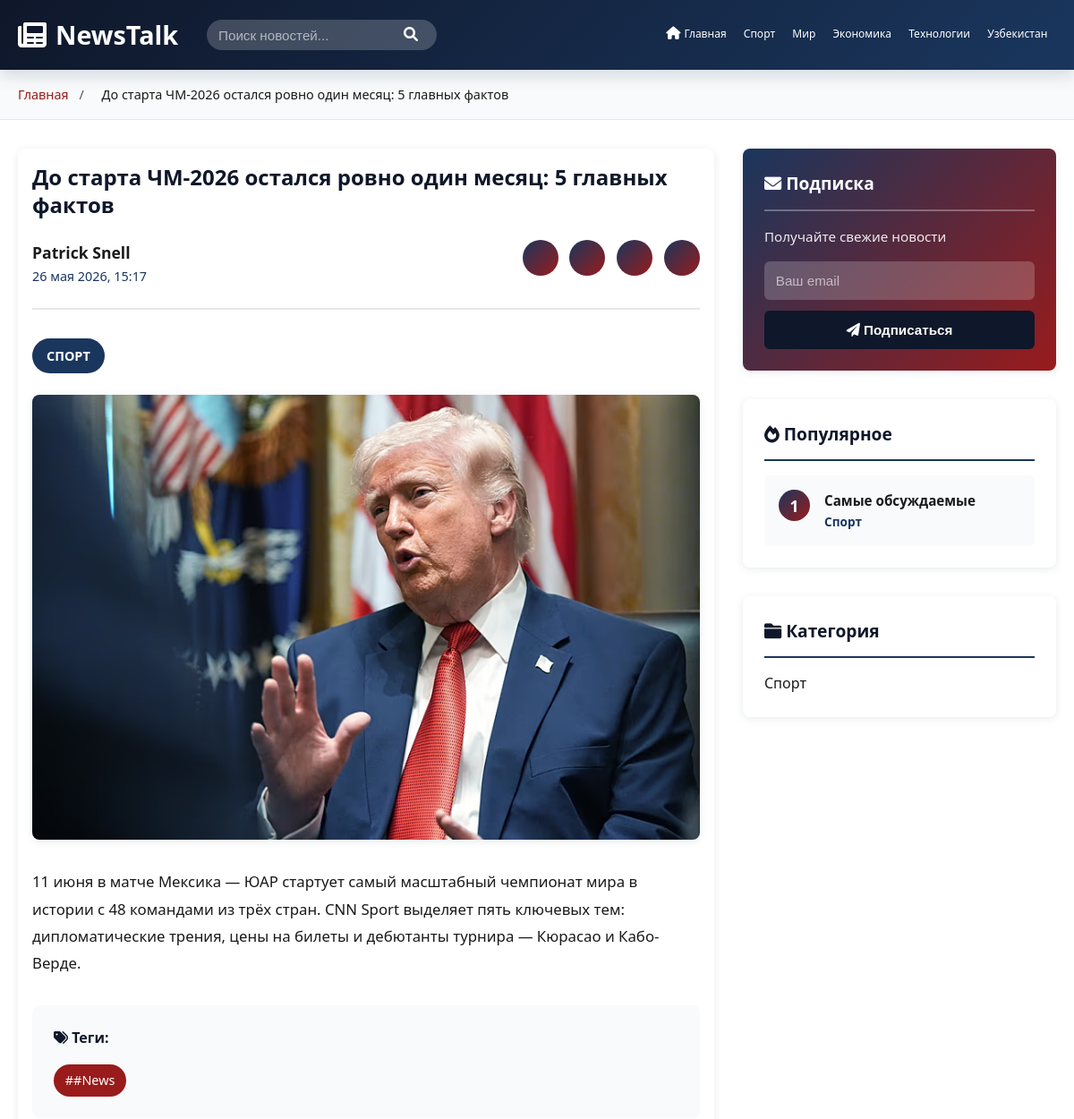
Before: /product/do-starta-chm-2026-ostalsia-rovno-odin-mesiats-5-glavnykh-faktov/ (upper part) with the older database file.
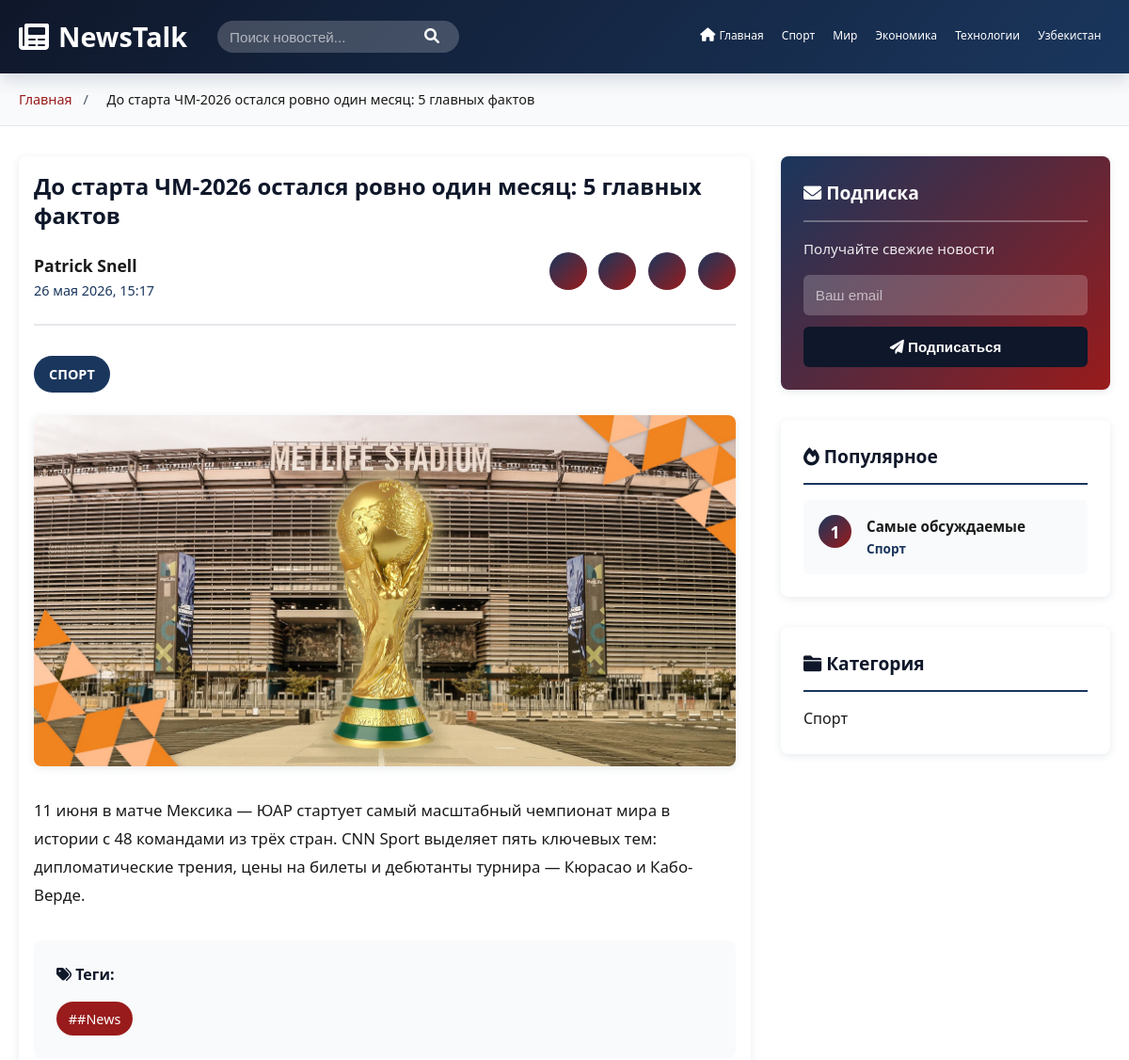
After: the same page with the newer database file.
### news_app/models.py (models this page shows, shortened)
class News(models.Model):
    title = models.CharField(max_length=200, verbose_name='Title')
    content = models.TextField()
    image = models.ImageField(null=True, blank=True)
    author = models.ForeignKey(Author, on_delete=models.SET_NULL, null=True)
    category = models.ForeignKey(Category, on_delete=models.CASCADE)
    tags = models.ManyToManyField(Tags)
    created_at = models.DateTimeField(default=timezone.now)
    is_published = models.BooleanField(default=True, verbose_name='Published')
    slug = models.SlugField(max_length=200, unique=True, blank=True, default='')
    class Meta:
        verbose_name = 'Новость'
        verbose_name_plural = 'Новости'
        permissions = [
            ('publish_news', 'Может публиковать новости'),
        ]

class Author(models.Model):
    name = models.CharField(max_length=100)
    surname = models.CharField(max_length=100,null=True, blank=True)
    bio = models.TextField()
    image = models.ImageField(null=True, blank=True)

class Category(models.Model):
    name = models.CharField(max_length=100)

### news_app/views.py (the view)
# urls.py: path('product/<slug:slug>/', views.product_detail, name='product_detail'),
def product_detail(request, slug):
    news = get_object_or_404(News, slug=slug)
    categories = Category.objects.all()
    return render(request, 'product_detail.html', {'news': news, 'categories': categories})

### templates/product_detail.html (shortened to what the changed rows need)
{% load static %}
<!DOCTYPE html>
<html lang="ru">
<head>
    <link rel="stylesheet" href="{% static 'css/main.css' %}">
    <link rel="stylesheet" href="https://cdnjs.cloudflare.com/ajax/libs/font-awesome/6.0.0/css/all.min.css">
</head>
<body>
    <div class="breadcrumb">
        <div class="container">
            <a href="/">Главная</a>
            <span>/</span>
            <span class="current">{{ news.title }}</span>
        </div>
    </div>
    <div class="container">
        <div class="article-container">
            <article class="article-detail">
                <h1 class="article-title">{{ news.title }}</h1>
                <div class="article-header">
                    <div class="author-info">
                        <div>
                            <p class="author-name-detail"> {{ news.author.name }} {{ news.author.surname }}</p>
                            <p class="article-date"> {{ news.created_at|date:"d E Y, H:i" }}</p>
                        </div>
                    </div>
                    <div class="share-buttons">
                    </div>
                </div>
                <div class="article-category">
                    <span class="badge">{{ news.category.name }}</span>
                </div>
                <div class="article-image">
                    {% if news.image %}
                    <img src="{{ news.image.url }}" alt="{{ news.title }}">
                    {% else %}
                    <img src="{% static 'media/images.jfif' %}" alt="{{ news.title }}">
                    {% endif %}
                </div>
                <div class="article-content">
                    <p>{{ news.content }}</p>
                </div>
                {% if news.tags.all %}
                <div class="article-tags">
                    <h4><i class="fas fa-tags"></i> Теги:</h4>
                    <div class="tags-list">
                    </div>
                </div>
                {% endif %}
            </article>
            <aside class="sidebar">
                <div class="sidebar-widget">
                    <div class="popular-items">
                        <div class="popular-item">
                            <div>
                                <h4>Самые обсуждаемые</h4>
                                <p class="popular-category">{{ news.category.name }}</p>
                            </div>
                        </div>
                    </div>
                </div>
                <div class="sidebar-widget">
                    <div class="category-info">
                        <p>{{ news.category.name }}</p>
                    </div>
                </div>
            </aside>
        </div>
    </div>
</body>
</html>

Changed rows visible on the page:
changed News "Patrick": image: a different picture
